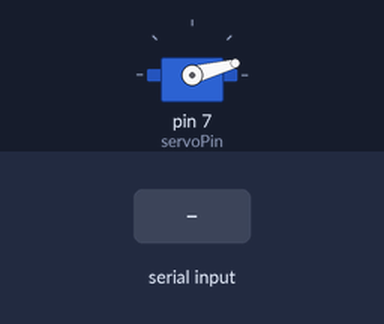
Bench run of a sketch on a simulated Arduino Uno, built with avr-gcc and run on an emulated ATmega328P. Parts: servo. Inputs (shaded band) come from the test bench.

Above: at 1.2 s.
1.3 s: "D" received over Serial
At 2.0 s:
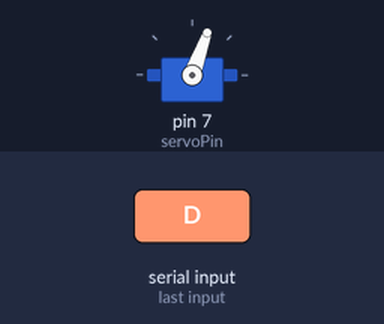
Timing chart, 0 to 4.8 s (numbered marks = the images above; inputs shaded):
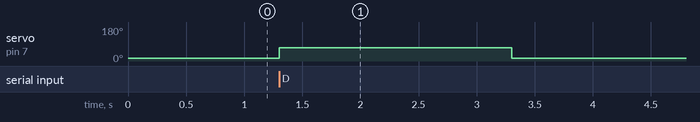

Measured:
- after the input at 1.3 s, servo on pin 7 (servoPin): 15° → 70° at once, → 15° 2.0 s later

The sketch:

ctl_servo.ino
```cpp
#include <Servo.h>

Servo myServo;
const int servoPin = 7;
const int defaultAngle = 15;
const int activeAngle = 70;
const int activeDuration = 2000; // 2秒（ミリ秒）

void setup() {
  Serial.begin(9600);       // シリアル通信開始（9600bps）
  myServo.attach(servoPin); // サーボを3番ピンに接続
  myServo.write(defaultAngle);  // 初期角度は20度
}

void loop() {
  if (Serial.available() > 0) {
    char received = Serial.read();
    if (received == 'D') {
      activateServo();
    }
  }
}

void activateServo() {
  myServo.write(activeAngle);       // 70度に動かす
  delay(activeDuration);            // 2秒間待機
  myServo.write(defaultAngle);      // 元の15度に戻す
}
```
